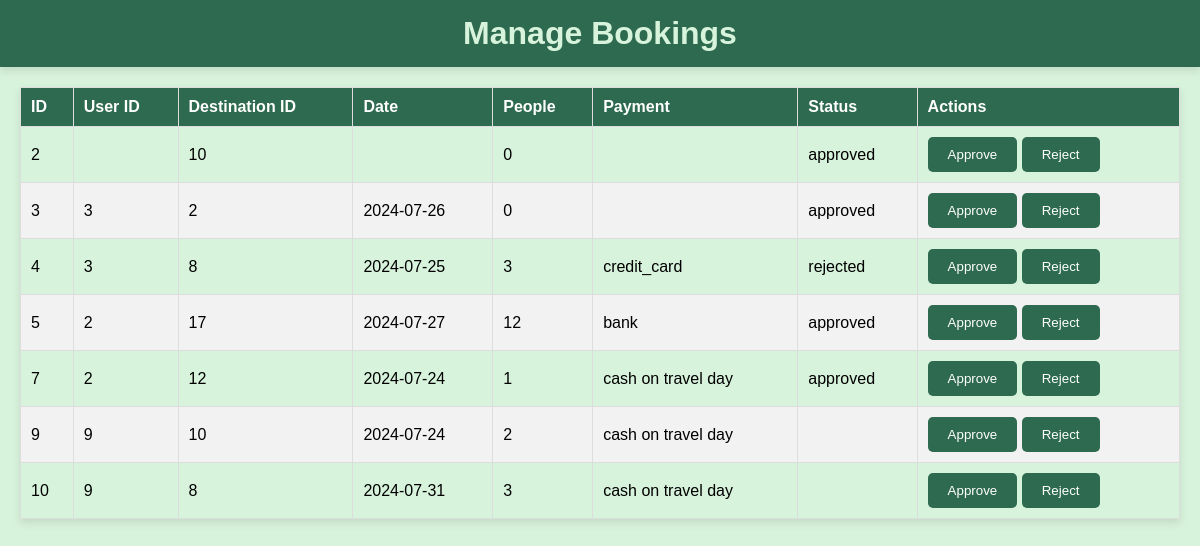
Page /Tourism/admin/manage_bookings.php (signed in) on the committed database.
### tables this page shows
CREATE TABLE `bookings` (
  `booking_id` int(11) NOT NULL,
  `user_id` int(11) DEFAULT NULL,
  `destination_id` int(11) DEFAULT NULL,
  `booking_date` date DEFAULT NULL,
  `people` int(11) NOT NULL,
  `payment` varchar(50) NOT NULL,
  `status` varchar(50) DEFAULT NULL
);

### Tourism/admin/manage_bookings.php (the view, shortened to what this page needs)
<?php
$servername = "localhost";
$username = "root";
$password = "";
$dbname = "tourism";
$conn = new mysqli($servername, $username, $password, $dbname, 3306, '/opt/lampp/var/mysql/mysql.sock');
$sql = "SELECT * FROM bookings";
$result = $conn->query($sql);
?>
<!DOCTYPE html>
<html lang="en">
<head>
</head>
<body>
    <header>
        <h1>Manage Bookings</h1>
    </header>
    <main>
        <table>
            <thead>
                <tr>
                    <th>ID</th>
                    <th>User ID</th>
                    <th>Destination ID</th>
                    <th>Date</th>
                    <th>People</th>
                    <th>Payment</th>
                    <th>Status</th>
                    <th>Actions</th>
                </tr>
            </thead>
            <tbody>
                <?php while($row = $result->fetch_assoc()): ?>
                    <tr>
                        <td><?php echo htmlspecialchars($row['booking_id']); ?></td>
                        <td><?php echo htmlspecialchars($row['user_id']); ?></td>
                        <td><?php echo htmlspecialchars($row['destination_id']); ?></td>
                        <td><?php echo htmlspecialchars($row['booking_date']); ?></td>
                        <td><?php echo htmlspecialchars($row['people']); ?></td>
                        <td><?php echo htmlspecialchars($row['payment']); ?></td>
                        <td><?php echo htmlspecialchars($row['status']); ?></td>
                        <td>
                            <div class="actions">
                                <form method="post" action="">
                                    <button type="submit" name="approve_booking">Approve</button>
                                    <button type="submit" name="reject_booking">Reject</button>
                                </form>
                            </div>
                        </td>
                    </tr>
                <?php endwhile; ?>
            </tbody>
        </table>
    </main>
</body>
</html>

### Tourism/admin/manage_bookings.php (style rules this page uses)
body { font-family: Arial, sans-serif; margin: 0; padding: 0; background-color: #d8f3dc; }
header { background-color: #2d6a4f; padding: 15px; text-align: center; box-shadow: 0 4px 8px rgba(0, 0, 0, 0.1); }
header h1 { margin: 0; color: #d8f3dc; }
main { margin: 20px; }
h1 { color: #2d6a4f; text-align: center; margin-bottom: 20px; }
table { width: 100%; border-collapse: collapse; margin-bottom: 20px; box-shadow: 0 4px 8px rgba(0, 0, 0, 0.1); }
table th, table td { padding: 10px; text-align: left; border: 1px solid #ddd; }
table th { background-color: #2d6a4f; color: white; }
table tr:nth-child(even) { background-color: #f2f2f2; }
button { background-color: #2d6a4f; color: white; border: none; padding: 10px 20px; border-radius: 5px; cursor: pointer; transition: background-color 0.3s; }
.actions { display: flex; gap: 10px; }

### rows in the picture
bookings: booking_id "2", destination "10", people "0", status "approved"
bookings: booking_id "3", user "3", destination "2", booking_date "2024-07-26", people "0", status "approved"
bookings: booking_id "4", user "3", destination "8", booking_date "2024-07-25", people "3", payment "credit_card", status "rejected"
bookings: booking_id "5", user "2", destination "17", booking_date "2024-07-27", people "12", payment "bank", status "approved"
bookings: booking_id "7", user "2", destination "12", booking_date "2024-07-24", people "1", payment "cash on travel day", status "approved"
bookings: booking_id "9", user "9", destination "10", booking_date "2024-07-24", people "2", payment "cash on travel day"
bookings: booking_id "10", user "9", destination "8", booking_date "2024-07-31", people "3", payment "cash on travel day"
